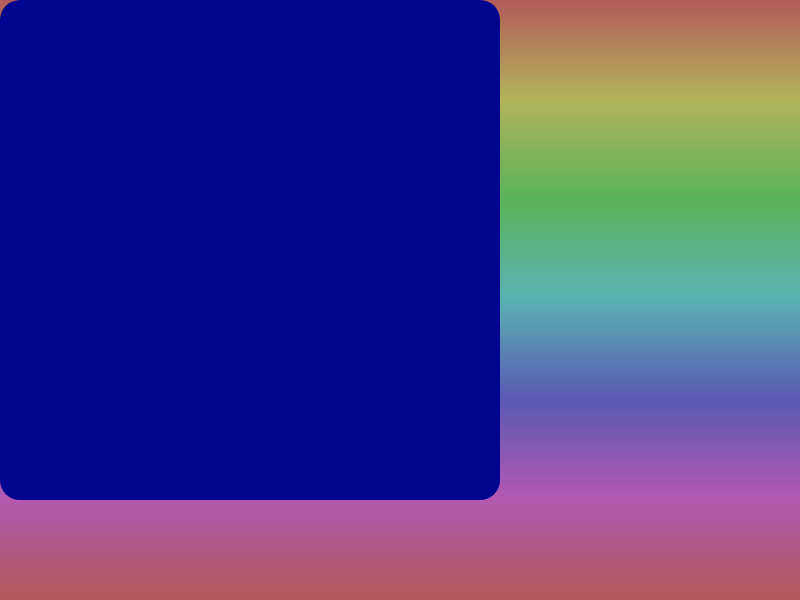
Frame 1 (no input)
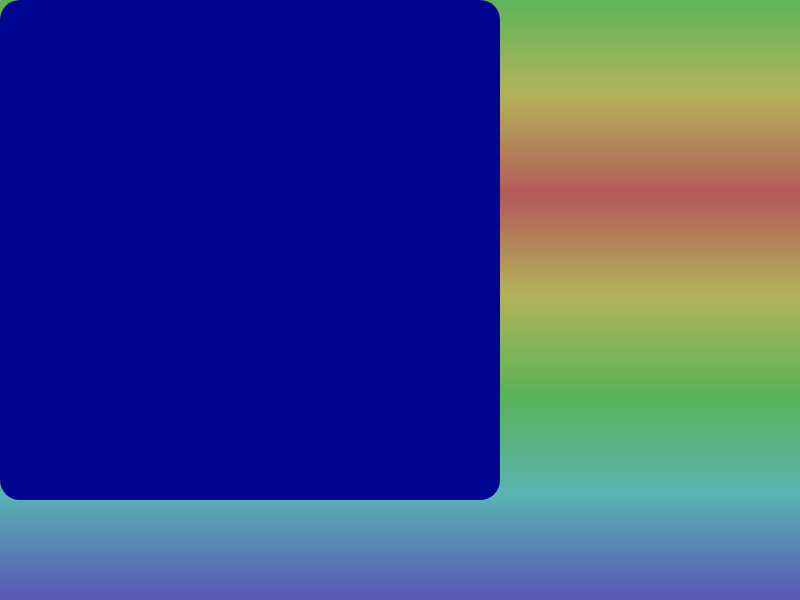
Frame 60 (no input)
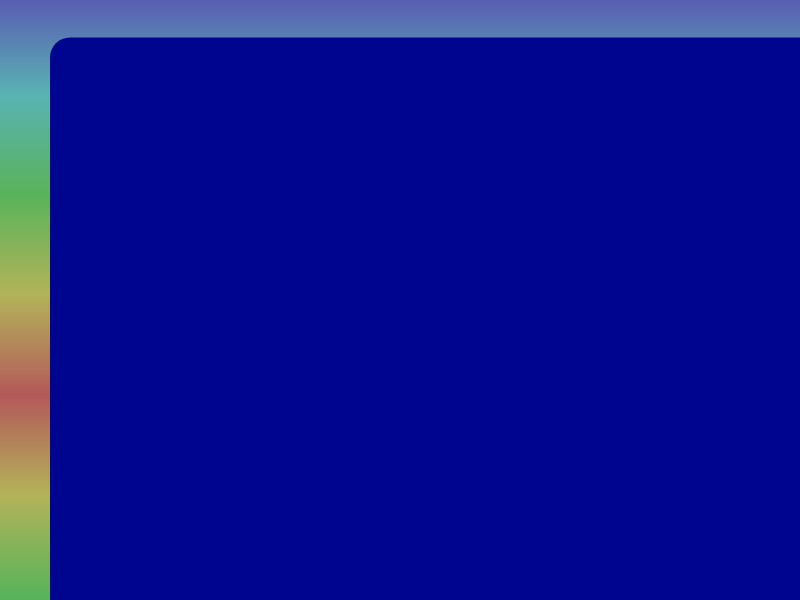
Frame 120 (the mouse pressed at the canvas centre since frame 60)

The p5.js sketch that drew these frames (run headless with seeded random() and noise() and a simulated clock; from frame 60 on, the mouse is pressed at the canvas centre):

// p5.js sketch
// ── sketch.js

function setup() {
  createCanvas(displayWidth, displayHeight);
}
//function mousePressed(){
//  noLoop();
//}

let cOffset = 0;
function draw() {
  
  const inc = height/200;
	colorMode(HSB);
	
	for(let y = 0; y < height; y += inc) {
		let h = (y / height) * 360;
		fill(abs(h+cOffset)%360,50,70);
		noStroke();
		rect(0, y-inc, width, y); }
        cOffset -= 2  
  
  //fill(334,100,18);
  fill(238,100,56);
  rect(mouseX/8, mouseY/8, pmouseX+500, pmouseY+500,20);
  
}
function mousePressed(){

  fill(238,100,56);
  rect(0, 0, displayWidth, displayHeight);  
  noLoop();
} 
